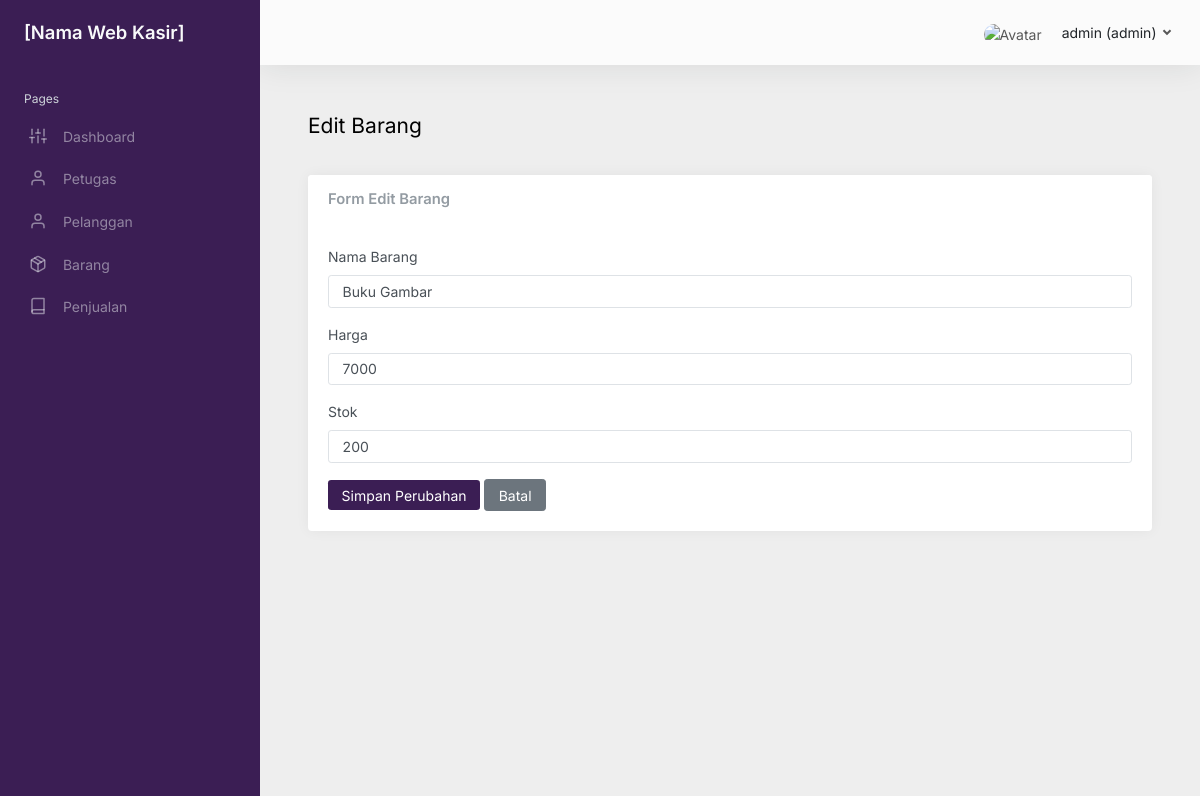
Page /edit_barang.php?id=5 (signed in) on the committed database.
### tables this page shows
CREATE TABLE `barang` (
  `id_barang` int NOT NULL,
  `nama_barang` varchar(255) NOT NULL,
  `harga` decimal(65,0) NOT NULL,
  `stok` int NOT NULL
);

### edit_barang.php (the view, shortened to what this page needs)
<?php
require 'layouts/header.php';
require './config/conn.php';
$id_barang = $_GET['id'];
$stmt = $conn->prepare("SELECT * FROM barang WHERE id_barang = ?");
$stmt->bind_param("i", $id_barang);
$stmt->execute();
$result = $stmt->get_result();
$barang = $result->fetch_assoc();
?>
<body>
    <div class="wrapper">
        <?php require './layouts/sidebar.php'; ?>
        <div class="main">
            <?php require './layouts/nav.php'; ?>
            <main class="content">
                <div class="container-fluid p-0">
                    <h1 class="h3 mb-3">Edit Barang</h1>
                    <br>
                    <div class="row">
                        <div class="col-12">
                            <div class="card">
                                <div class="card-header">
                                    <h5 class="card-title mb-0">Form Edit Barang</h5>
                                </div>
                                <div class="card-body">
                                    <form method="POST">
                                        <div class="mb-3">
                                            <label for="nama_barang" class="form-label">Nama Barang</label>
                                            <input type="text" name="nama_barang" id="nama_barang" class="form-control" value="<?= htmlspecialchars($barang['nama_barang']); ?>" required>
                                        </div>
                                        <div class="mb-3">
                                            <label for="harga" class="form-label">Harga</label>
                                            <input type="text" name="harga" id="harga" class="form-control" value="<?= htmlspecialchars($barang['harga']); ?>" required>
                                        </div>
                                        <div class="mb-3">
                                            <label for="stok" class="form-label">Stok</label>
                                            <input type="text" name="stok" id="stok" class="form-control" value="<?= htmlspecialchars($barang['stok']); ?>" required>
                                        </div>
                                        <button type="submit" name="submit" class="btn btn-primary" style="background-color: #3B1E54; border: none;">Simpan Perubahan</button>
                                        <a href="barang.php" class="btn btn-secondary">Batal</a>
                                    </form>
                                </div>
                            </div>
                        </div>
                    </div>
                </div>
            </main>
            <?php require 'layouts/footer.php'; ?>

### css/custom.css (style rules this page uses)
main.content { background-color: #EEEEEE; }
div.main { background-color: #EEEEEE; }

### rows in the picture
barang: nama_barang "Buku Gambar", harga "7000", stok "200"

### other values in the picture
$_SESSION['nama_petugas'] "admin"
$_SESSION['level'] "admin"
